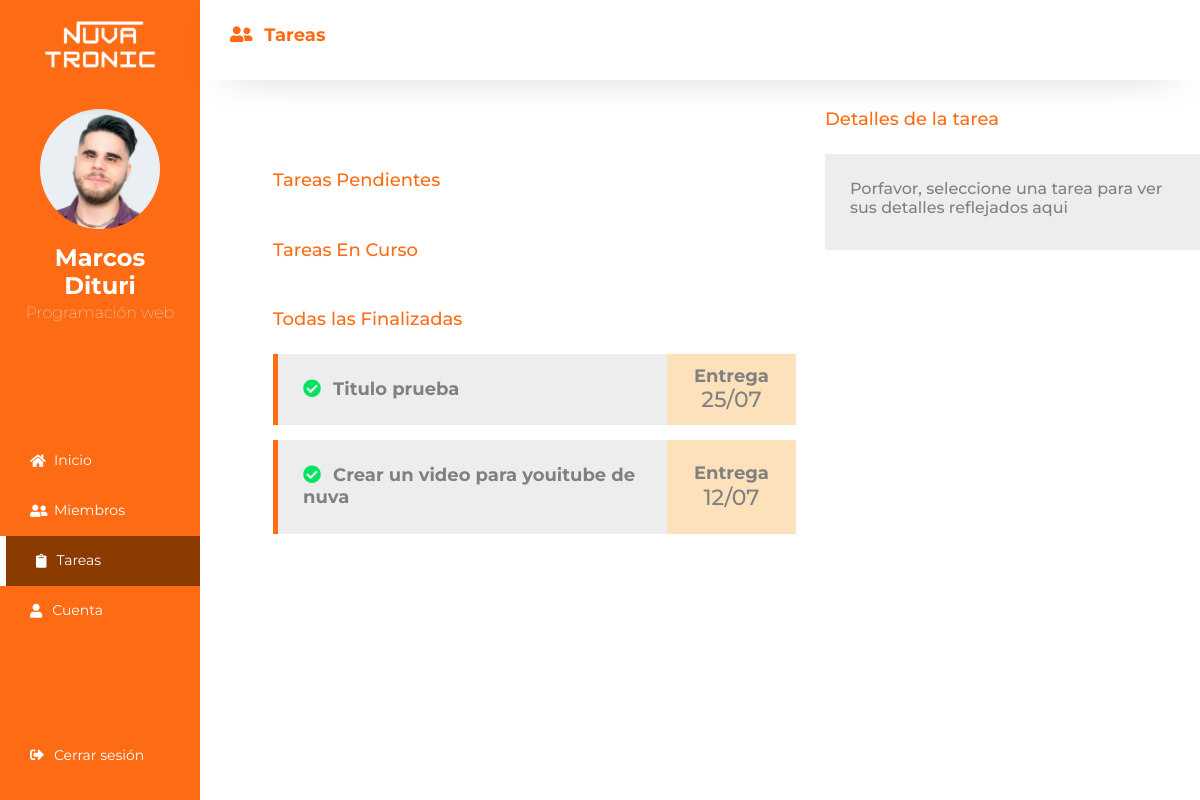
The app's page /tareas.php (signed in) with its own data.
### tables this page shows
CREATE TABLE `usuarios` (
  `id_usuario` int(250) NOT NULL,
  `tipo` varchar(50) NOT NULL,
  `nombre` varchar(500) DEFAULT NULL,
  `apellido` varchar(500) DEFAULT NULL,
  `pais` varchar(250) NOT NULL,
  `sexo` varchar(20) NOT NULL,
  `interno` varchar(20) NOT NULL,
  `fecha` date NOT NULL DEFAULT current_timestamp(),
  `area` varchar(500) DEFAULT NULL,
  `cargo` varchar(500) DEFAULT NULL,
  `email` varchar(500) DEFAULT NULL,
  `clave` varchar(500) DEFAULT NULL,
  `empresa` varchar(500) DEFAULT NULL,
  `superior` varchar(250) NOT NULL,
  `fecha_ing` date NOT NULL DEFAULT current_timestamp(),
  `URL_imagen` text NOT NULL,
  `acceso` varchar(50) NOT NULL
);

CREATE TABLE `tareas` (
  `id_tarea` int(250) NOT NULL,
  `status` varchar(2) DEFAULT NULL,
  `estado` varchar(250) DEFAULT NULL,
  `titulo` varchar(250) DEFAULT NULL,
  `detalle` varchar(250) DEFAULT NULL,
  `link_1` varchar(250) DEFAULT NULL,
  `link_2` varchar(250) DEFAULT NULL,
  `link_3` varchar(250) DEFAULT NULL,
  `id_usuario` varchar(250) DEFAULT NULL,
  `fecha_1` date NOT NULL,
  `fecha_2` date NOT NULL,
  `fecha_3` date NOT NULL,
  `fecha_4` date NOT NULL,
  `email_noti_1` varchar(100) NOT NULL,
  `email_noti_2` varchar(100) NOT NULL
);

CREATE TABLE `estados_tareas` (
  `id_estado_tarea` int(250) NOT NULL,
  `nombre` varchar(250) DEFAULT NULL,
  `icono` varchar(250) DEFAULT NULL
);

### php/sesion.php (called while the page is built, shortened)
<?php
    if(isset($_SESSION['id_usuario']) && !empty($_SESSION['id_usuario'])) {
        $id_usuario = $_SESSION['id_usuario'];
        $mostrar = "SELECT * FROM `usuarios` WHERE id_usuario=$id_usuario";
        $mostrar_ej = mysqli_query(
                    $conexion, $mostrar
                    );
        if($mostrar_ej == true){
            while($dato = mysqli_fetch_array($mostrar_ej)) {
                $nombre = $dato["nombre"];
                $apellido = $dato["apellido"];
                $cargo = $dato["cargo"];
                $URL_imagen = $dato["URL_imagen"];
                $acceso = $dato["acceso"];
            }
        }
    } else{
        echo '<script>location.href = "login.php"</script>';
    }
?>

### php/conexion.php (called while the page is built, shortened)
<?php
$DiaActual = date('d', time());
?>

### tareas.php (the view, shortened to what this page needs)
<?php
    include("php/conexion.php");
    include("php/sesion.php");
    include("componentes/head.php");
    $donde = "tareas";
?>
<body>
    <div class="container-fluid">
        <div class="row cont-all">
            <?php
                include ("componentes/menu.php");
            ?>
            <div class="col-xl-10 cont-gral">
                <div class="row">
                <div class="col-12 cont-tit">
                        <?php
                            if($acceso == "master"){
                        ?>
                                <h1><i class="fas fa-user-friends"></i> <b>Tareas</b></h1> <a class="btn-panel" href="tarea-nueva.php"><i class="i-bla fas fa-plus"></i> Nueva tarea</a>
                        <?php
                            } else{
                        ?>
                                <h1><i class="fas fa-user-friends"></i> <b>Tareas</b></h1>
                        <?php
                            }
                        ?>
                    </div>
                    <div class="col-12 sinNada cont-dat">
                        <div class="row sinNada cont-all-users tareas-all">
                            <div class="col-xl-7">
                                <div class="row">
                                    <div class="col-12 sinNada sub-tit">
                                        <h1>Tareas Pendientes</h1>
                                    </div>
                                    <?php
                                    if($acceso == "master"){
                                        $sql_tarea = "SELECT * FROM `tareas` WHERE `status` = 'si' AND `estado` = 1 ORDER BY `fecha_1` desc;";
                                    } else{
                                        if(isset($_SESSION['id_usuario']) && !empty($_SESSION['id_usuario'])) {
                                            $id_usuario_session = $_SESSION['id_usuario'];
                                            $sql_tarea = "SELECT * FROM `tareas` WHERE `status` = 'si'  AND `estado` = 1 AND `id_usuario` = $id_usuario_session  ORDER BY `fecha_1` desc;";
                                        }
                                    }
                                    ?>
                                </div>
                                <div class="row">
                                    <div class="col-12 sinNada sub-tit">
                                        <h1>Tareas En Curso</h1>
                                    </div>
                                    <?php
                                    if($acceso == "master"){
                                        $sql_tarea = "SELECT * FROM `tareas` WHERE `status` = 'si' AND `estado` = 2 ORDER BY `fecha_1` desc;";
                                    } else{
                                        if(isset($_SESSION['id_usuario']) && !empty($_SESSION['id_usuario'])) {
                                            $id_usuario_session = $_SESSION['id_usuario'];
                                            $sql_tarea = "SELECT * FROM `tareas` WHERE `status` = 'si' AND `estado` = 2 AND `id_usuario` = $id_usuario_session ORDER BY `fecha_1` desc;";
                                        }
                                    }
                                    ?>
                                </div>
                                <div class="row">
                                    <div class="col-12 sinNada sub-tit">
                                        <h1>Todas las Finalizadas</h1>
                                    </div>
                                    <div class="col-12 sinNada">
                                    <?php
                                    if($acceso == "master"){
                                        $sql_tarea = "SELECT * FROM `tareas` WHERE `status` = 'si' AND `estado` = 3 ORDER BY `fecha_1` desc;";
                                    } else{
                                        if(isset($_SESSION['id_usuario']) && !empty($_SESSION['id_usuario'])) {
                                            $id_usuario_session = $_SESSION['id_usuario'];
                                            $sql_tarea = "SELECT * FROM `tareas` WHERE `status` = 'si' AND `estado` = 3 AND `id_usuario` = $id_usuario_session ORDER BY `fecha_1` desc;";
                                        }
                                    }
                                        $sql_tarea_ej = mysqli_query(
                                            $conexion, $sql_tarea
                                        );
                                        while($dato = mysqli_fetch_array($sql_tarea_ej)) {
                                            $id_tarea = $dato['id_tarea'];
                                            $titulo = $dato['titulo'];
                                            $id_estado = $dato['estado'];
                                            $id_responsable = $dato['id_usuario'];
                                            $fecha_1 = $dato['fecha_1'];
                                            $fechaEntera = strtotime($fecha_1);
                                            $mes = date("m", $fechaEntera);
                                            $dia = date("d", $fechaEntera);
                                            $sql_estado_tarea = "SELECT * FROM `estados_tareas` WHERE id_estado_tarea = $id_estado;;";
                                            $sql_estado_tarea_ej = mysqli_query(
                                                $conexion, $sql_estado_tarea
                                            );
                                            while($dato = mysqli_fetch_array($sql_estado_tarea_ej)) {
                                                $icono_estado = $dato['icono'];
                                            }
                                            if($acceso == "master"){
                                                echo "<div class='row sinNada cont-tarea tarea-back ver-tarea' id='$id_tarea'>";
                                                echo "<input type='hidden' class='id_tarea' value='$id_tarea'></input>";
                                                echo "    <div class='col-7 text-user-list'>";
                                                echo "        <h1>$icono_estado</i> $titulo</h1>";
                                                echo "    </div>";
                                                echo "    <div class='col-2 fecha-tarea-list cont-list-res'>";
                                                $sql_responsable = "SELECT * FROM `usuarios` WHERE `id_usuario` = $id_responsable;";
                                                $sql_responsable_ej = mysqli_query(
                                                    $conexion, $sql_responsable
                                                );
                                                while($dato = mysqli_fetch_array($sql_responsable_ej)) {
                                                    $id_usuario = $dato['id_usuario'];
                                                    $nombre_res = $dato['nombre'];
                                                    $apellido_res = $dato['apellido'];
                                                    $cargo = $dato['cargo'];
                                                    $img_user = $dato['URL_imagen'];
                                                    echo "        <div style='background: url(php/$img_user); background-size:cover; background-position: center;' class='img-res'></div>";
                                                    echo "        <h2>$nombre_res</h2>";
                                                }
                                                echo "    </div>";
                                                if($dia == $DiaActual){
                                                    $dia = "Hoy";
                                                    echo "    <div class='col-3 fecha-tarea-list' id='hoy-deco'>";
                                                    echo "        <h1>Entrega</h1>";
                                                    echo "        <h2>Hoy</h2>";
                                                    echo "    </div>";
                                                    echo "</a>";
                                                } else{
                                                    $dia = $dia;
                                                    echo "    <div class='col-3 fecha-tarea-list'>";
                                                    echo "        <h1>Entrega</h1>";
                                                    echo "        <h2>$dia/$mes</h2>";
                                                    echo "    </div>";
                                                    echo "</a>";
                                                }
                                                echo "</div>";
                                            } else{
                                                echo "<div class='row sinNada cont-tarea tarea-back ver-tarea' id='$id_tarea'>";
                                                echo "    <div class='col-9 text-user-list'>";
                                                echo "        <h1>$icono_estado</i> $titulo</h1>";
                                                echo "    </div>";
                                                if($dia == $DiaActual){
                                                    $dia = "Hoy";
                                                    echo "    <div class='col-3 fecha-tarea-list' id='hoy-deco'>";
                                                    echo "        <h1>Entrega</h1>";
                                                    echo "        <h2>Hoy</h2>";
                                                    echo "    </div>";
                                                    echo "</a>";
                                                } else{
                                                    $dia = $dia;
                                                    echo "    <div class='col-3 fecha-tarea-list'>";
                                                    echo "        <h1>Entrega</h1>";
                                                    echo "        <h2>$dia/$mes</h2>";
                                                    echo "    </div>";
                                                }
                                                echo "</div>";
                                            }
                                        }
                                    ?>
                                    </div>
                                </div>
                            </div>
                            <div class="col-xl-4" id="fixed-detalles">
                                <div class="row">
                                    <div class="col-12 sinNada sub-tit">
                                        <h1>Detalles de la tarea</h1>
                                    </div>
                                    <div class="col-12 sinNada detalles_tarea">
                                        <div class='row sinNada text-user-list cont-tarea'>
                                            <div class='sinNada col-12'>
                                               <h2>Porfavor, seleccione una tarea para ver sus detalles reflejados aqui</h2>
                                            </div>
                                        </div>
                                    </div>
                                </div>
                            </div>
                        </div>
                    </div>
                </div>
            </div>
    </div>
</body>
</html>

### componentes/menu.php (shortened to what this page needs)
<?php
if($donde == "inicio"){
    $a_inicio = "a_active";
}
else if($donde == "miembros"){
    $a_miembros = "a_active";
}
else if($donde == "tareas"){
    $a_tareas = "a_active";
}
?>
<div class="col-xl-2"></div>
<div class="col-xl-2 cont-panel-menu">
    <div class="cont-user">
        <img class="img-logo" src="img/logoblanco.png" alt="">
        <a href="cuenta.php" class="cont-user-all">
            <div class="img-user"  alt="" style=" background: url(php/<?php echo $URL_imagen;?>); background-size: cover;  background-position: center;"></div>
            <h4><?php echo "$nombre $apellido";?></h4>
            <p><?php echo $cargo;?></p>
        </a>
    </div>
    <ul class="cont-btns">
        <li class="<?php echo $a_inicio;?>"><a href="index.php"><i class="fas fa-home"></i> Inicio</li></a>
        <li class="<?php echo $a_miembros;?>"><a href="miembros.php"><i class="fas fa-user-friends"></i> Miembros</li></a>
        <li class="<?php echo $a_tareas;?>"><a href="tareas.php"><i class="fas fa-clipboard"></i> Tareas</li></a>
        <li class="<?php echo $a_cuenta;?>"><a href="cuenta.php"><i class="fas fa-user"></i> Cuenta</li></a>
    </ul>
    <ul class="cont-btns">
        <li><a href="cerrar_sesion.php"><i class="fas fa-sign-out-alt"></i> Cerrar sesión</li></a>
    </ul>
</div>

### records on screen
usuarios: URL_imagen (picture), nombre "Marcos", apellido "Dituri", cargo "Programación web"
tareas: titulo "Titulo prueba", fecha_1 "25", fecha_1 "07"
tareas: titulo "Crear un video para youitube de nuva", fecha_1 "12", fecha_1 "07"
